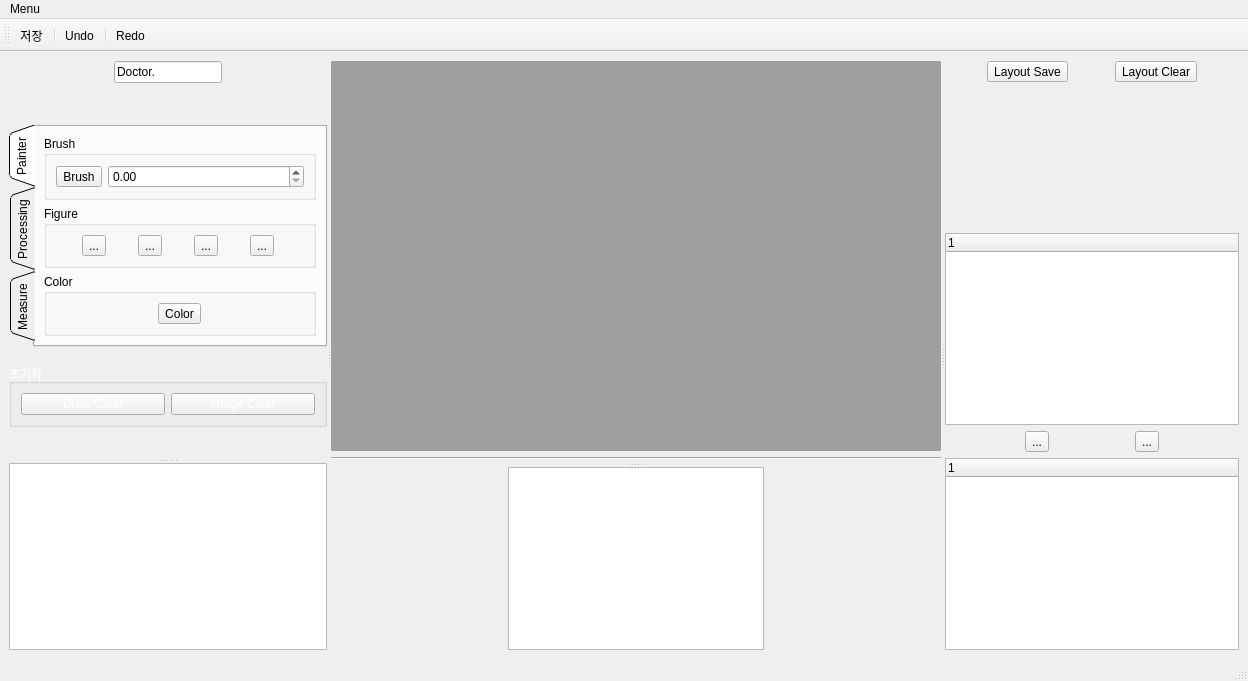
<?xml version="1.0" encoding="UTF-8"?>
<ui version="4.0">
 <class>MainWindow</class>
 <widget class="QMainWindow" name="MainWindow">
  <property name="geometry">
   <rect>
    <x>0</x>
    <y>0</y>
    <width>1248</width>
    <height>681</height>
   </rect>
  </property>
  <property name="windowTitle">
   <string>MainWindow</string>
  </property>
  <property name="styleSheet">
   <string notr="true">QMainWindow {background-color: rgb(32, 56, 100)};

</string>
  </property>
  <widget class="QWidget" name="centralwidget">
   <layout class="QVBoxLayout" name="verticalLayout_12">
    <item>
     <widget class="QSplitter" name="splitter4">
      <property name="orientation">
       <enum>Qt::Horizontal</enum>
      </property>
      <widget class="QSplitter" name="splitter3">
       <property name="orientation">
        <enum>Qt::Horizontal</enum>
       </property>
       <widget class="QSplitter" name="splitter">
        <property name="orientation">
         <enum>Qt::Vertical</enum>
        </property>
        <widget class="QWidget" name="layoutWidget">
         <layout class="QVBoxLayout" name="verticalLayout_8">
          <item>
           <layout class="QVBoxLayout" name="verticalLayout_5">
            <item>
             <layout class="QHBoxLayout" name="horizontalLayout_13">
              <item>
               <spacer name="horizontalSpacer_8">
                <property name="orientation">
                 <enum>Qt::Horizontal</enum>
                </property>
                <property name="sizeHint" stdset="0">
                 <size>
                  <width>40</width>
                  <height>20</height>
                 </size>
                </property>
               </spacer>
              </item>
              <item>
               <widget class="QLineEdit" name="doctorNameLineEdit">
                <property name="text">
                 <string>Doctor.</string>
                </property>
               </widget>
              </item>
              <item>
               <spacer name="horizontalSpacer_7">
                <property name="orientation">
                 <enum>Qt::Horizontal</enum>
                </property>
                <property name="sizeHint" stdset="0">
                 <size>
                  <width>40</width>
                  <height>20</height>
                 </size>
                </property>
               </spacer>
              </item>
             </layout>
            </item>
            <item>
             <spacer name="verticalSpacer_3">
              <property name="orientation">
               <enum>Qt::Vertical</enum>
              </property>
              <property name="sizeHint" stdset="0">
               <size>
                <width>20</width>
                <height>40</height>
               </size>
              </property>
             </spacer>
            </item>
           </layout>
          </item>
          <item>
           <widget class="QTabWidget" name="tabWidget">
            <property name="tabPosition">
             <enum>QTabWidget::West</enum>
            </property>
            <property name="tabShape">
             <enum>QTabWidget::Triangular</enum>
            </property>
            <property name="currentIndex">
             <number>0</number>
            </property>
            <widget class="QWidget" name="painterTab">
             <attribute name="title">
              <string>Painter</string>
             </attribute>
             <layout class="QVBoxLayout" name="verticalLayout">
              <item>
               <widget class="QGroupBox" name="brushGroupBox">
                <property name="styleSheet">
                 <string notr="true">QGroupBox {color: rgb(255, 255, 255)};</string>
                </property>
                <property name="title">
                 <string>Brush</string>
                </property>
                <layout class="QHBoxLayout" name="horizontalLayout_6">
                 <item>
                  <widget class="QToolButton" name="brushToolButton">
                   <property name="styleSheet">
                    <string notr="true">QToolButton {color: rgb(255, 255, 255)};
</string>
                   </property>
                   <property name="text">
                    <string>Brush</string>
                   </property>
                   <property name="icon">
                    <iconset resource="Image.qrc">
                     <normaloff>:/icon/Image/draw2.png</normaloff>:/icon/Image/draw2.png</iconset>
                   </property>
                  </widget>
                 </item>
                 <item>
                  <widget class="QDoubleSpinBox" name="doubleSpinBox"/>
                 </item>
                </layout>
               </widget>
              </item>
              <item>
               <widget class="QGroupBox" name="figureGroupBox">
                <property name="styleSheet">
                 <string notr="true">QGroupBox {color: rgb(255, 255, 255)};</string>
                </property>
                <property name="title">
                 <string>Figure</string>
                </property>
                <layout class="QHBoxLayout" name="horizontalLayout_3">
                 <item>
                  <widget class="QToolButton" name="circleToolButton">
                   <property name="minimumSize">
                    <size>
                     <width>0</width>
                     <height>0</height>
                    </size>
                   </property>
                   <property name="text">
                    <string>...</string>
                   </property>
                   <property name="icon">
                    <iconset resource="Image.qrc">
                     <normaloff>:/icon/Image/circle2.png</normaloff>:/icon/Image/circle2.png</iconset>
                   </property>
                   <property name="iconSize">
                    <size>
                     <width>30</width>
                     <height>30</height>
                    </size>
                   </property>
                  </widget>
                 </item>
                 <item>
                  <widget class="QToolButton" name="triangleToolButton">
                   <property name="minimumSize">
                    <size>
                     <width>0</width>
                     <height>0</height>
                    </size>
                   </property>
                   <property name="text">
                    <string>...</string>
                   </property>
                   <property name="icon">
                    <iconset resource="Image.qrc">
                     <normaloff>:/icon/Image/triangle2.png</normaloff>:/icon/Image/triangle2.png</iconset>
                   </property>
                   <property name="iconSize">
                    <size>
                     <width>30</width>
                     <height>30</height>
                    </size>
                   </property>
                  </widget>
                 </item>
                 <item>
                  <widget class="QToolButton" name="rectangleToolButton">
                   <property name="minimumSize">
                    <size>
                     <width>0</width>
                     <height>0</height>
                    </size>
                   </property>
                   <property name="text">
                    <string>...</string>
                   </property>
                   <property name="icon">
                    <iconset resource="Image.qrc">
                     <normaloff>:/icon/Image/rectangle2.png</normaloff>:/icon/Image/rectangle2.png</iconset>
                   </property>
                   <property name="iconSize">
                    <size>
                     <width>30</width>
                     <height>30</height>
                    </size>
                   </property>
                  </widget>
                 </item>
                 <item>
                  <widget class="QToolButton" name="arrowToolButton">
                   <property name="minimumSize">
                    <size>
                     <width>0</width>
                     <height>0</height>
                    </size>
                   </property>
                   <property name="text">
                    <string>...</string>
                   </property>
                   <property name="icon">
                    <iconset resource="Image.qrc">
                     <normaloff>:/icon/Image/arrow3.png</normaloff>:/icon/Image/arrow3.png</iconset>
                   </property>
                   <property name="iconSize">
                    <size>
                     <width>30</width>
                     <height>30</height>
                    </size>
                   </property>
                  </widget>
                 </item>
                </layout>
               </widget>
              </item>
              <item>
               <widget class="QGroupBox" name="colorGroupBox">
                <property name="styleSheet">
                 <string notr="true">QGroupBox {color: rgb(255, 255, 255)};</string>
                </property>
                <property name="title">
                 <string>Color</string>
                </property>
                <layout class="QHBoxLayout" name="horizontalLayout_4">
                 <item>
                  <widget class="QToolButton" name="colorToolButton">
                   <property name="layoutDirection">
                    <enum>Qt::LeftToRight</enum>
                   </property>
                   <property name="text">
                    <string>Color</string>
                   </property>
                   <property name="icon">
                    <iconset resource="Image.qrc">
                     <normaloff>:/icon/Image/color.png</normaloff>:/icon/Image/color.png</iconset>
                   </property>
                   <property name="iconSize">
                    <size>
                     <width>150</width>
                     <height>15</height>
                    </size>
                   </property>
                  </widget>
                 </item>
                </layout>
               </widget>
              </item>
             </layout>
            </widget>
            <widget class="QWidget" name="processingTab">
             <attribute name="title">
              <string>Processing</string>
             </attribute>
             <layout class="QVBoxLayout" name="verticalLayout_4">
              <item>
               <widget class="QGroupBox" name="imageGroupBox">
                <property name="styleSheet">
                 <string notr="true">QGroupBox {color: rgb(255, 255, 255)};</string>
                </property>
                <property name="title">
                 <string>Image</string>
                </property>
                <layout class="QVBoxLayout" name="verticalLayout_3">
                 <item>
                  <layout class="QHBoxLayout" name="horizontalLayout_7">
                   <item>
                    <widget class="QToolButton" name="brightToolButton">
                     <property name="text">
                      <string>...</string>
                     </property>
                     <property name="icon">
                      <iconset resource="Image.qrc">
                       <normaloff>:/icon/Image/bright.png</normaloff>:/icon/Image/bright.png</iconset>
                     </property>
                     <property name="iconSize">
                      <size>
                       <width>30</width>
                       <height>30</height>
                      </size>
                     </property>
                    </widget>
                   </item>
                   <item>
                    <widget class="QToolButton" name="brightnessToolButton">
                     <property name="text">
                      <string>...</string>
                     </property>
                     <property name="icon">
                      <iconset resource="Image.qrc">
                       <normaloff>:/icon/Image/brightness.png</normaloff>:/icon/Image/brightness.png</iconset>
                     </property>
                     <property name="iconSize">
                      <size>
                       <width>30</width>
                       <height>30</height>
                      </size>
                     </property>
                    </widget>
                   </item>
                   <item>
                    <widget class="QToolButton" name="sharpenToolButton">
                     <property name="text">
                      <string>...</string>
                     </property>
                     <property name="icon">
                      <iconset resource="Image.qrc">
                       <normaloff>:/icon/Image/sharpen.png</normaloff>:/icon/Image/sharpen.png</iconset>
                     </property>
                     <property name="iconSize">
                      <size>
                       <width>30</width>
                       <height>30</height>
                      </size>
                     </property>
                    </widget>
                   </item>
                  </layout>
                 </item>
                 <item>
                  <layout class="QHBoxLayout" name="horizontalLayout_9">
                   <item>
                    <widget class="QToolButton" name="contrastToolButton">
                     <property name="text">
                      <string>...</string>
                     </property>
                     <property name="icon">
                      <iconset resource="Image.qrc">
                       <normaloff>:/icon/Image/Contrast.png</normaloff>:/icon/Image/Contrast.png</iconset>
                     </property>
                     <property name="iconSize">
                      <size>
                       <width>30</width>
                       <height>30</height>
                      </size>
                     </property>
                    </widget>
                   </item>
                   <item>
                    <widget class="QToolButton" name="verticalFlipToolButton">
                     <property name="text">
                      <string>...</string>
                     </property>
                     <property name="icon">
                      <iconset resource="Image.qrc">
                       <normaloff>:/icon/Image/vertical flip.png</normaloff>:/icon/Image/vertical flip.png</iconset>
                     </property>
                     <property name="iconSize">
                      <size>
                       <width>30</width>
                       <height>30</height>
                      </size>
                     </property>
                    </widget>
                   </item>
                   <item>
                    <widget class="QToolButton" name="horizontalFlipToolButton">
                     <property name="text">
                      <string>...</string>
                     </property>
                     <property name="icon">
                      <iconset resource="Image.qrc">
                       <normaloff>:/icon/Image/horizontal flip.png</normaloff>:/icon/Image/horizontal flip.png</iconset>
                     </property>
                     <property name="iconSize">
                      <size>
                       <width>30</width>
                       <height>30</height>
                      </size>
                     </property>
                    </widget>
                   </item>
                  </layout>
                 </item>
                 <item>
                  <layout class="QHBoxLayout" name="horizontalLayout_10">
                   <item>
                    <widget class="QToolButton" name="zoomInToolButton">
                     <property name="text">
                      <string>...</string>
                     </property>
                     <property name="icon">
                      <iconset resource="Image.qrc">
                       <normaloff>:/icon/Image/zoom.png</normaloff>:/icon/Image/zoom.png</iconset>
                     </property>
                     <property name="iconSize">
                      <size>
                       <width>30</width>
                       <height>30</height>
                      </size>
                     </property>
                    </widget>
                   </item>
                   <item>
                    <widget class="QToolButton" name="zoomOutToolButton">
                     <property name="text">
                      <string>...</string>
                     </property>
                     <property name="icon">
                      <iconset resource="Image.qrc">
                       <normaloff>:/icon/Image/zoomOut.png</normaloff>:/icon/Image/zoomOut.png</iconset>
                     </property>
                     <property name="iconSize">
                      <size>
                       <width>30</width>
                       <height>30</height>
                      </size>
                     </property>
                    </widget>
                   </item>
                   <item>
                    <widget class="QToolButton" name="panningToolButton">
                     <property name="text">
                      <string>...</string>
                     </property>
                     <property name="icon">
                      <iconset resource="Image.qrc">
                       <normaloff>:/icon/Image/panning.png</normaloff>:/icon/Image/panning.png</iconset>
                     </property>
                     <property name="iconSize">
                      <size>
                       <width>30</width>
                       <height>30</height>
                      </size>
                     </property>
                    </widget>
                   </item>
                  </layout>
                 </item>
                 <item>
                  <layout class="QHBoxLayout" name="horizontalLayout_12">
                   <item>
                    <widget class="QToolButton" name="leftRotateToolButton">
                     <property name="text">
                      <string>...</string>
                     </property>
                     <property name="icon">
                      <iconset resource="Image.qrc">
                       <normaloff>:/icon/Image/rotate_L.png</normaloff>:/icon/Image/rotate_L.png</iconset>
                     </property>
                     <property name="iconSize">
                      <size>
                       <width>30</width>
                       <height>30</height>
                      </size>
                     </property>
                    </widget>
                   </item>
                   <item>
                    <widget class="QToolButton" name="rightRotateToolButton">
                     <property name="text">
                      <string>...</string>
                     </property>
                     <property name="icon">
                      <iconset resource="Image.qrc">
                       <normaloff>:/icon/Image/rotate_R.png</normaloff>:/icon/Image/rotate_R.png</iconset>
                     </property>
                     <property name="iconSize">
                      <size>
                       <width>30</width>
                       <height>30</height>
                      </size>
                     </property>
                    </widget>
                   </item>
                  </layout>
                 </item>
                </layout>
               </widget>
              </item>
             </layout>
            </widget>
            <widget class="QWidget" name="measueTab">
             <attribute name="title">
              <string>Measure</string>
             </attribute>
             <layout class="QVBoxLayout" name="verticalLayout_6">
              <item>
               <widget class="QGroupBox" name="measureGroupBox">
                <property name="styleSheet">
                 <string notr="true">QGroupBox {color: rgb(255, 255, 255)};</string>
                </property>
                <property name="title">
                 <string>Measure</string>
                </property>
                <layout class="QHBoxLayout" name="horizontalLayout_5">
                 <item>
                  <widget class="QToolButton" name="rulerToolButton">
                   <property name="minimumSize">
                    <size>
                     <width>0</width>
                     <height>0</height>
                    </size>
                   </property>
                   <property name="text">
                    <string>...</string>
                   </property>
                   <property name="icon">
                    <iconset resource="Image.qrc">
                     <normaloff>:/icon/Image/ruler.png</normaloff>:/icon/Image/ruler.png</iconset>
                   </property>
                   <property name="iconSize">
                    <size>
                     <width>30</width>
                     <height>30</height>
                    </size>
                   </property>
                  </widget>
                 </item>
                 <item>
                  <widget class="QToolButton" name="measureToolButton">
                   <property name="minimumSize">
                    <size>
                     <width>0</width>
                     <height>0</height>
                    </size>
                   </property>
                   <property name="text">
                    <string>...</string>
                   </property>
                   <property name="icon">
                    <iconset resource="Image.qrc">
                     <normaloff>:/icon/Image/measure.png</normaloff>:/icon/Image/measure.png</iconset>
                   </property>
                   <property name="iconSize">
                    <size>
                     <width>30</width>
                     <height>30</height>
                    </size>
                   </property>
                  </widget>
                 </item>
                 <item>
                  <widget class="QToolButton" name="protractorToolButton">
                   <property name="minimumSize">
                    <size>
                     <width>0</width>
                     <height>0</height>
                    </size>
                   </property>
                   <property name="text">
                    <string>...</string>
                   </property>
                   <property name="icon">
                    <iconset resource="Image.qrc">
                     <normaloff>:/icon/Image/progtractor.png</normaloff>:/icon/Image/progtractor.png</iconset>
                   </property>
                   <property name="iconSize">
                    <size>
                     <width>30</width>
                     <height>30</height>
                    </size>
                   </property>
                  </widget>
                 </item>
                </layout>
               </widget>
              </item>
              <item>
               <widget class="QGroupBox" name="implantGroupBox">
                <property name="styleSheet">
                 <string notr="true">QGroupBox {color: rgb(255, 255, 255)};</string>
                </property>
                <property name="title">
                 <string>Implant</string>
                </property>
                <layout class="QHBoxLayout" name="horizontalLayout_11">
                 <item>
                  <widget class="QToolButton" name="implantToolButton">
                   <property name="minimumSize">
                    <size>
                     <width>100</width>
                     <height>0</height>
                    </size>
                   </property>
                   <property name="sizeIncrement">
                    <size>
                     <width>0</width>
                     <height>0</height>
                    </size>
                   </property>
                   <property name="text">
                    <string>...</string>
                   </property>
                   <property name="icon">
                    <iconset resource="Image.qrc">
                     <normaloff>:/icon/Image/implant.png</normaloff>:/icon/Image/implant.png</iconset>
                   </property>
                   <property name="iconSize">
                    <size>
                     <width>30</width>
                     <height>30</height>
                    </size>
                   </property>
                  </widget>
                 </item>
                 <item>
                  <widget class="QToolButton" name="implantToolButton_2">
                   <property name="minimumSize">
                    <size>
                     <width>100</width>
                     <height>0</height>
                    </size>
                   </property>
                   <property name="sizeIncrement">
                    <size>
                     <width>0</width>
                     <height>0</height>
                    </size>
                   </property>
                   <property name="text">
                    <string>...</string>
                   </property>
                   <property name="icon">
                    <iconset resource="Image.qrc">
                     <normaloff>:/icon/Image/implant.png</normaloff>:/icon/Image/implant.png</iconset>
                   </property>
                   <property name="iconSize">
                    <size>
                     <width>30</width>
                     <height>30</height>
                    </size>
                   </property>
                  </widget>
                 </item>
                </layout>
               </widget>
              </item>
             </layout>
            </widget>
           </widget>
          </item>
          <item>
           <layout class="QVBoxLayout" name="verticalLayout_7">
            <item>
             <spacer name="verticalSpacer_4">
              <property name="orientation">
               <enum>Qt::Vertical</enum>
              </property>
              <property name="sizeHint" stdset="0">
               <size>
                <width>20</width>
                <height>15</height>
               </size>
              </property>
             </spacer>
            </item>
            <item>
             <widget class="QGroupBox" name="initializationGroupBox">
              <property name="palette">
               <palette>
                <active>
                 <colorrole role="WindowText">
                  <brush brushstyle="SolidPattern">
                   <color alpha="255">
                    <red>255</red>
                    <green>255</green>
                    <blue>255</blue>
                   </color>
                  </brush>
                 </colorrole>
                 <colorrole role="Text">
                  <brush brushstyle="SolidPattern">
                   <color alpha="255">
                    <red>255</red>
                    <green>255</green>
                    <blue>255</blue>
                   </color>
                  </brush>
                 </colorrole>
                 <colorrole role="ButtonText">
                  <brush brushstyle="SolidPattern">
                   <color alpha="255">
                    <red>255</red>
                    <green>255</green>
                    <blue>255</blue>
                   </color>
                  </brush>
                 </colorrole>
                 <colorrole role="PlaceholderText">
                  <brush brushstyle="SolidPattern">
                   <color alpha="255">
                    <red>255</red>
                    <green>255</green>
                    <blue>255</blue>
                   </color>
                  </brush>
                 </colorrole>
                </active>
                <inactive>
                 <colorrole role="WindowText">
                  <brush brushstyle="SolidPattern">
                   <color alpha="255">
                    <red>255</red>
                    <green>255</green>
                    <blue>255</blue>
                   </color>
                  </brush>
                 </colorrole>
                 <colorrole role="Text">
                  <brush brushstyle="SolidPattern">
                   <color alpha="255">
                    <red>255</red>
                    <green>255</green>
                    <blue>255</blue>
                   </color>
                  </brush>
                 </colorrole>
                 <colorrole role="ButtonText">
                  <brush brushstyle="SolidPattern">
                   <color alpha="255">
                    <red>255</red>
                    <green>255</green>
                    <blue>255</blue>
                   </color>
                  </brush>
                 </colorrole>
                 <colorrole role="PlaceholderText">
                  <brush brushstyle="SolidPattern">
                   <color alpha="255">
                    <red>255</red>
                    <green>255</green>
                    <blue>255</blue>
                   </color>
                  </brush>
                 </colorrole>
                </inactive>
                <disabled>
                 <colorrole role="WindowText">
                  <brush brushstyle="SolidPattern">
                   <color alpha="255">
                    <red>255</red>
                    <green>255</green>
                    <blue>255</blue>
                   </color>
                  </brush>
                 </colorrole>
                 <colorrole role="Text">
                  <brush brushstyle="SolidPattern">
                   <color alpha="255">
                    <red>255</red>
                    <green>255</green>
                    <blue>255</blue>
                   </color>
                  </brush>
                 </colorrole>
                 <colorrole role="ButtonText">
                  <brush brushstyle="SolidPattern">
                   <color alpha="255">
                    <red>255</red>
                    <green>255</green>
                    <blue>255</blue>
                   </color>
                  </brush>
                 </colorrole>
                 <colorrole role="PlaceholderText">
                  <brush brushstyle="SolidPattern">
                   <color alpha="255">
                    <red>255</red>
                    <green>255</green>
                    <blue>255</blue>
                   </color>
                  </brush>
                 </colorrole>
                </disabled>
               </palette>
              </property>
              <property name="autoFillBackground">
               <bool>false</bool>
              </property>
              <property name="styleSheet">
               <string notr="true">QGroupBox {color: rgb(255, 255, 255)};


</string>
              </property>
              <property name="title">
               <string>초기화</string>
              </property>
              <property name="checkable">
               <bool>false</bool>
              </property>
              <layout class="QHBoxLayout" name="horizontalLayout_8">
               <item>
                <widget class="QPushButton" name="drawClearPushButton">
                 <property name="styleSheet">
                  <string notr="true">QPushButton {background-color: rgb(217, 217, 217)};</string>
                 </property>
                 <property name="text">
                  <string>Draw Clear</string>
                 </property>
                </widget>
               </item>
               <item>
                <widget class="QPushButton" name="imageClearPushButton">
                 <property name="styleSheet">
                  <string notr="true">QPushButton {background-color: rgb(217, 217, 217)};
</string>
                 </property>
                 <property name="text">
                  <string>Image Clear</string>
                 </property>
                </widget>
               </item>
              </layout>
             </widget>
            </item>
           </layout>
          </item>
          <item>
           <spacer name="verticalSpacer_2">
            <property name="orientation">
             <enum>Qt::Vertical</enum>
            </property>
            <property name="sizeHint" stdset="0">
             <size>
              <width>256</width>
              <height>36</height>
             </size>
            </property>
           </spacer>
          </item>
         </layout>
        </widget>
        <widget class="QTableView" name="patientTableView">
         <property name="alternatingRowColors">
          <bool>true</bool>
         </property>
         <property name="selectionBehavior">
          <enum>QAbstractItemView::SelectRows</enum>
         </property>
         <attribute name="verticalHeaderDefaultSectionSize">
          <number>15</number>
         </attribute>
        </widget>
       </widget>
       <widget class="QSplitter" name="splitter2">
        <property name="orientation">
         <enum>Qt::Vertical</enum>
        </property>
        <widget class="QWidget" name="layoutWidget">
         <layout class="QVBoxLayout" name="verticalLayout_11">
          <item>
           <widget class="QMdiArea" name="mdiArea">
            <property name="styleSheet">
             <string notr="true">QMdiArea {background-color: rgb(32, 56, 100)};
</string>
            </property>
            <property name="viewMode">
             <enum>QMdiArea::TabbedView</enum>
            </property>
           </widget>
          </item>
          <item>
           <widget class="Line" name="line">
            <property name="orientation">
             <enum>Qt::Horizontal</enum>
            </property>
           </widget>
          </item>
          <item>
           <spacer name="verticalSpacer">
            <property name="orientation">
             <enum>Qt::Vertical</enum>
            </property>
            <property name="sizeHint" stdset="0">
             <size>
              <width>522</width>
              <height>13</height>
             </size>
            </property>
           </spacer>
          </item>
         </layout>
        </widget>
        <widget class="QWidget" name="layoutWidget">
         <layout class="QHBoxLayout" name="horizontalLayout_14">
          <item>
           <spacer name="horizontalSpacer_9">
            <property name="orientation">
             <enum>Qt::Horizontal</enum>
            </property>
            <property name="sizeHint" stdset="0">
             <size>
              <width>40</width>
              <height>20</height>
             </size>
            </property>
           </spacer>
          </item>
          <item>
           <widget class="QListWidget" name="listWidget"/>
          </item>
          <item>
           <spacer name="horizontalSpacer_10">
            <property name="orientation">
             <enum>Qt::Horizontal</enum>
            </property>
            <property name="sizeHint" stdset="0">
             <size>
              <width>40</width>
              <height>20</height>
             </size>
            </property>
           </spacer>
          </item>
         </layout>
        </widget>
       </widget>
      </widget>
      <widget class="QWidget" name="layoutWidget">
       <layout class="QVBoxLayout" name="verticalLayout_10">
        <item>
         <layout class="QVBoxLayout" name="verticalLayout_9">
          <item>
           <layout class="QHBoxLayout" name="horizontalLayout_2">
            <item>
             <spacer name="horizontalSpacer_4">
              <property name="orientation">
               <enum>Qt::Horizontal</enum>
              </property>
              <property name="sizeHint" stdset="0">
               <size>
                <width>18</width>
                <height>20</height>
               </size>
              </property>
             </spacer>
            </item>
            <item>
             <widget class="QToolButton" name="toolButton_3">
              <property name="styleSheet">
               <string notr="true">QToolButton {background-color: rgb(180, 199, 231)};</string>
              </property>
              <property name="text">
               <string>Layout Save</string>
              </property>
             </widget>
            </item>
            <item>
             <spacer name="horizontalSpacer_5">
              <property name="orientation">
               <enum>Qt::Horizontal</enum>
              </property>
              <property name="sizeHint" stdset="0">
               <size>
                <width>18</width>
                <height>20</height>
               </size>
              </property>
             </spacer>
            </item>
            <item>
             <widget class="QToolButton" name="toolButton_4">
              <property name="styleSheet">
               <string notr="true">QToolButton {background-color: rgb(180, 199, 231)};</string>
              </property>
              <property name="text">
               <string>Layout Clear</string>
              </property>
             </widget>
            </item>
            <item>
             <spacer name="horizontalSpacer_6">
              <property name="orientation">
               <enum>Qt::Horizontal</enum>
              </property>
              <property name="sizeHint" stdset="0">
               <size>
                <width>18</width>
                <height>20</height>
               </size>
              </property>
             </spacer>
            </item>
           </layout>
          </item>
          <item>
           <spacer name="verticalSpacer_5">
            <property name="orientation">
             <enum>Qt::Vertical</enum>
            </property>
            <property name="sizeHint" stdset="0">
             <size>
              <width>20</width>
              <height>40</height>
             </size>
            </property>
           </spacer>
          </item>
         </layout>
        </item>
        <item>
         <layout class="QVBoxLayout" name="verticalLayout_2">
          <item>
           <widget class="QTreeWidget" name="treeWidget1">
            <property name="styleSheet">
             <string notr="true">QTreeWidget {rgb(255, 255, 255)};</string>
            </property>
            <column>
             <property name="text">
              <string notr="true">1</string>
             </property>
            </column>
           </widget>
          </item>
          <item>
           <layout class="QHBoxLayout" name="horizontalLayout">
            <item>
             <spacer name="horizontalSpacer_3">
              <property name="orientation">
               <enum>Qt::Horizontal</enum>
              </property>
              <property name="sizeHint" stdset="0">
               <size>
                <width>18</width>
                <height>20</height>
               </size>
              </property>
             </spacer>
            </item>
            <item>
             <widget class="QToolButton" name="upToolButton">
              <property name="text">
               <string>...</string>
              </property>
              <property name="icon">
               <iconset resource="Image.qrc">
                <normaloff>:/icon/Image/up7.png</normaloff>:/icon/Image/up7.png</iconset>
              </property>
             </widget>
            </item>
            <item>
             <spacer name="horizontalSpacer">
              <property name="orientation">
               <enum>Qt::Horizontal</enum>
              </property>
              <property name="sizeHint" stdset="0">
               <size>
                <width>18</width>
                <height>20</height>
               </size>
              </property>
             </spacer>
            </item>
            <item>
             <widget class="QToolButton" name="downToolButton">
              <property name="text">
               <string>...</string>
              </property>
              <property name="icon">
               <iconset resource="Image.qrc">
                <normaloff>:/icon/Image/down7.png</normaloff>:/icon/Image/down7.png</iconset>
              </property>
             </widget>
            </item>
            <item>
             <spacer name="horizontalSpacer_2">
              <property name="orientation">
               <enum>Qt::Horizontal</enum>
              </property>
              <property name="sizeHint" stdset="0">
               <size>
                <width>18</width>
                <height>20</height>
               </size>
              </property>
             </spacer>
            </item>
           </layout>
          </item>
          <item>
           <widget class="QTreeWidget" name="treeWidget2">
            <column>
             <property name="text">
              <string notr="true">1</string>
             </property>
            </column>
           </widget>
          </item>
         </layout>
        </item>
       </layout>
      </widget>
     </widget>
    </item>
   </layout>
  </widget>
  <widget class="QMenuBar" name="menubar">
   <property name="geometry">
    <rect>
     <x>0</x>
     <y>0</y>
     <width>1248</width>
     <height>17</height>
    </rect>
   </property>
   <widget class="QMenu" name="menuMenu">
    <property name="title">
     <string>Menu</string>
    </property>
   </widget>
   <addaction name="menuMenu"/>
  </widget>
  <widget class="QStatusBar" name="statusbar"/>
  <widget class="QToolBar" name="toolBar">
   <property name="windowTitle">
    <string>toolBar</string>
   </property>
   <attribute name="toolBarArea">
    <enum>TopToolBarArea</enum>
   </attribute>
   <attribute name="toolBarBreak">
    <bool>false</bool>
   </attribute>
   <addaction name="actionSave"/>
   <addaction name="separator"/>
   <addaction name="actionUndo"/>
   <addaction name="separator"/>
   <addaction name="actionRedo"/>
  </widget>
  <action name="actionSave">
   <property name="text">
    <string>저장</string>
   </property>
  </action>
  <action name="actionRedo">
   <property name="text">
    <string>Redo</string>
   </property>
  </action>
  <action name="actionUndo">
   <property name="text">
    <string>Undo</string>
   </property>
  </action>
 </widget>
 <resources>
  <include location="Image.qrc"/>
 </resources>
 <connections/>
</ui>
